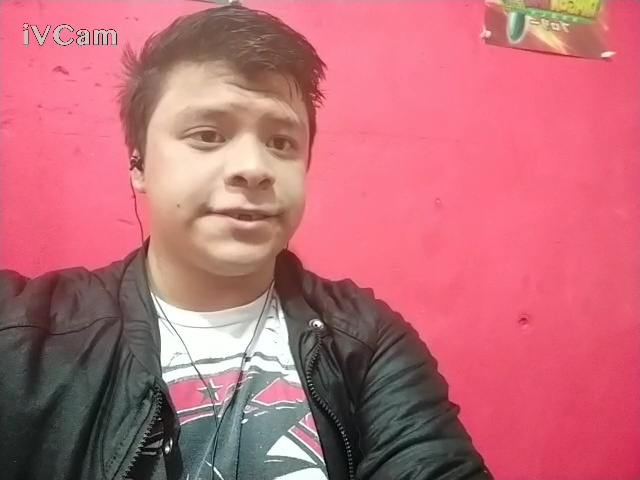
#> input picture Nueva IA/IA/26093c92-e493-46c0-9775-9908f3fc6e07.jpg, 640 x 480 px, given in place of the camera
$ python j.py
#> lines starting #> are read from the running program, lines starting #| are printed output that depends on the picture; after the words box and inside, x2 and y2 are one past the last pixel; in counts of white or black regions, pixels touching at a corner belong together
import cv2
import os
import imutils
personName = 'IA'
dataPath = 'C:/xampp/htdocs/SOS-MEX_control/Nueva IA'
personPath = dataPath + '/' + personName
if not os.path.exists(personPath):
    print('Carpeta creada: ',personPath)
    os.makedirs(personPath)
cap = cv2.VideoCapture(1,cv2.CAP_DSHOW)
#cap = cv2.VideoCapture('Video.mp4')
faceClassif = cv2.CascadeClassifier(cv2.data.haarcascades+'haarcascade_frontalface_default.xml')
count = 0
while True:

    ret, frame = cap.read()
#> frame is the input picture: shape (480, 640, 3); mean B, G, R 118.1, 107.6, 190.9
    if ret == False: break
    frame =  imutils.resize(frame, width=640)
    gray = cv2.cvtColor(frame, cv2.COLOR_BGR2GRAY)
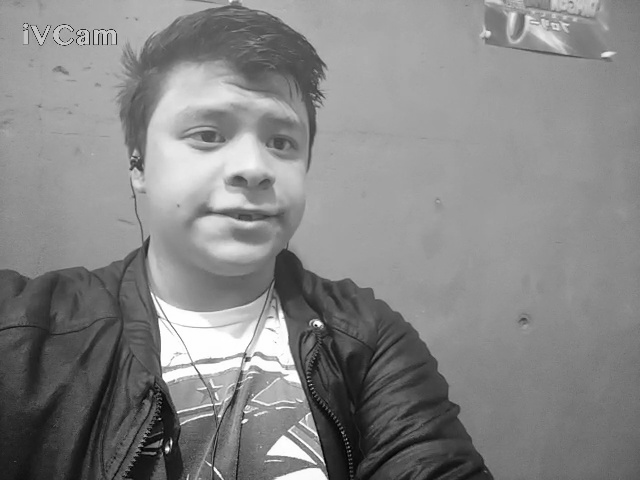
#> gray: shape (480, 640); min 0, max 255, mean 133.7
    auxFrame = frame.copy()
    faces = faceClassif.detectMultiScale(gray,1.3,5)
#> faces = [[133, 49, 221, 221]]
    for (x,y,w,h) in faces:
        cv2.rectangle(frame, (x,y),(x+w,y+h),(0,255,0),2)
        rostro = auxFrame[y:y+h,x:x+w]
        rostro = cv2.resize(rostro,(150,150),interpolation=cv2.INTER_CUBIC)
        cv2.imwrite(personPath + '/rotro_{}.jpg'.format(count),rostro)
        count = count + 1
#> this loop made 1 pass
#> (x, y, w, h, count) on pass 1: (133, 49, 221, 221, 1)
#> pass 1, `rostro = auxFrame[y:y+h,x:x+w]`:
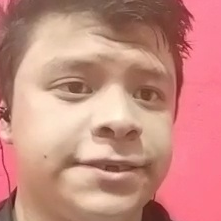
#> rostro: shape (221, 221, 3); mean B, G, R 128.7, 139.2, 199.8
#> after the loop:
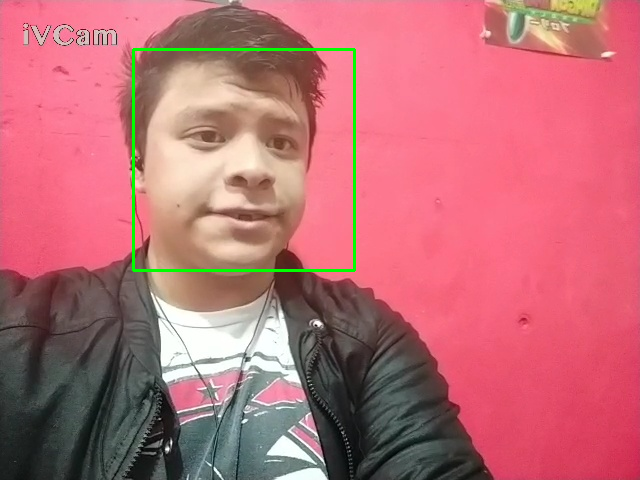
#> frame: shape (480, 640, 3); 0.86% of pixels changed, all inside (x1, y1, x2, y2) = (132, 48, 356, 272)
#> after the loop, count = 1
    cv2.imshow('frame',frame)
    k =  cv2.waitKey(1)
#> (key Esc is pressed here)
    if k == 27 or count >= 100:
        break
cap.release()
cv2.destroyAllWindows()
